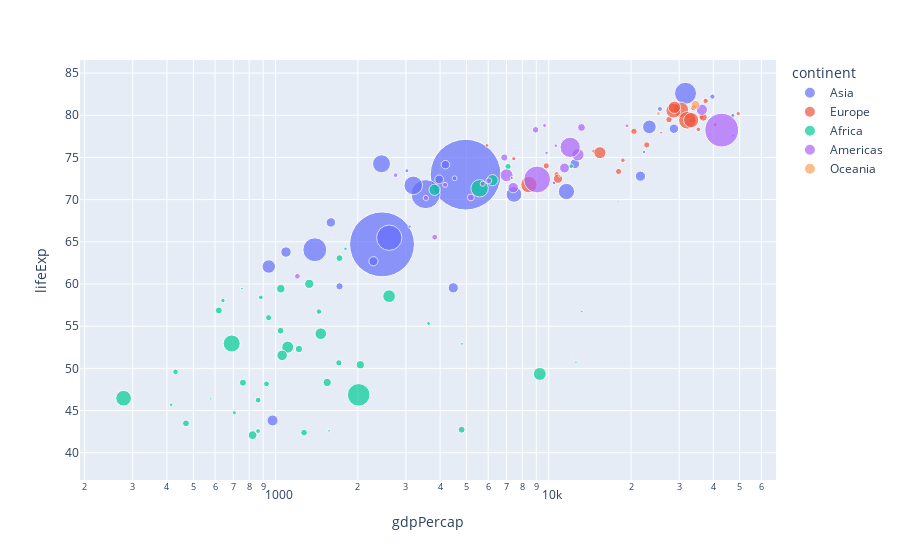

Here is the notebook cell this chart was saved with:
### Code cell
line1 = df.query("year ==2007")   
line2 = df.query("year ==1952")
fig = px.scatter(line1, x="gdpPercap", y="lifeExp", color="continent",size='pop',log_x=True,size_max=50, hover_name="country",)
fig

### Figure 1 — Plotly figure (JSON) as saved in the notebook; plotly's stock layout.template omitted (floating-point values rounded to 4 significant figures)
{"data": [{"hovertemplate": "<b>%{hovertext}</b><br><br>continent=Asia<br>gdpPercap=%{x}<br>lifeExp=%{y}<br>pop=%{marker.size}<extra></extra>", "hovertext": ["Afghanistan", "Bahrain", "Bangladesh", "Cambodia", "China", "Hong Kong, China", "India", "Indonesia", "Iran", "Iraq", "Israel", "Japan", "Jordan", "Korea, Dem. Rep.", "Korea, Rep.", "Kuwait", "Lebanon", "Malaysia", "Mongolia", "Myanmar", "Nepal", "Oman", "Pakistan", "Philippines", "Saudi Arabia", "Singapore", "Sri Lanka", "Syria", "Taiwan", "Thailand", "Vietnam", "West Bank and Gaza", "Yemen, Rep."], "legendgroup": "Asia", "marker": {"color": "#636efa", "size": [31889923, 708573, 150448339, 14131858, 1318683096, 6980412, 1110396331, 223547000, 69453570, 27499638, 6426679, 127467972, 6053193, 23301725, 49044790, 2505559, 3921278, 24821286, 2874127, 47761980, 28901790, 3204897, 169270617, 91077287, 27601038, 4553009, 20378239, 19314747, 23174294, 65068149, 85262356, 4018332, 22211743], "sizemode": "area", "sizeref": 527500.0, "symbol": "circle"}, "mode": "markers", "name": "Asia", "orientation": "v", "showlegend": true, "type": "scatter", "x": [974.6, 29800.0, 1391.0, 1714.0, 4959.0, 39720.0, 2452.0, 3541.0, 11610.0, 4471.0, 25520.0, 31660.0, 4519.0, 1593.0, 23350.0, 47310.0, 10460.0, 12450.0, 3096.0, 944, 1091.0, 22320.0, 2606.0, 3190.0, 21650.0, 47140.0, 3970.0, 4185.0, 28720.0, 7458.0, 2442.0, 3025.0, 2281.0], "xaxis": "x", "y": [43.83, 75.64, 64.06, 59.72, 72.96, 82.21, 64.7, 70.65, 70.96, 59.55, 80.75, 82.6, 72.53, 67.3, 78.62, 77.59, 71.99, 74.24, 66.8, 62.07, 63.78, 75.64, 65.48, 71.69, 72.78, 79.97, 72.4, 74.14, 78.4, 70.62, 74.25, 73.42, 62.7], "yaxis": "y"}, {"hovertemplate": "<b>%{hovertext}</b><br><br>continent=Europe<br>gdpPercap=%{x}<br>lifeExp=%{y}<br>pop=%{marker.size}<extra></extra>", "hovertext": ["Albania", "Austria", "Belgium", "Bosnia and Herzegovina", "Bulgaria", "Croatia", "Czech Republic", "Denmark", "Finland", "France", "Germany", "Greece", "Hungary", "Iceland", "Ireland", "Italy", "Montenegro", "Netherlands", "Norway", "Poland", "Portugal", "Romania", "Serbia", "Slovak Republic", "Slovenia", "Spain", "Sweden", "Switzerland", "Turkey", "United Kingdom"], "legendgroup": "Europe", "marker": {"color": "#EF553B", "size": [3600523, 8199783, 10392226, 4552198, 7322858, 4493312, 10228744, 5468120, 5238460, 61083916, 82400996, 10706290, 9956108, 301931, 4109086, 58147733, 684736, 16570613, 4627926, 38518241, 10642836, 22276056, 10150265, 5447502, 2009245, 40448191, 9031088, 7554661, 71158647, 60776238], "sizemode": "area", "sizeref": 527500.0, "symbol": "circle"}, "mode": "markers", "name": "Europe", "orientation": "v", "showlegend": true, "type": "scatter", "x": [5937.0, 36130.0, 33690.0, 7446.0, 10680.0, 14620.0, 22830.0, 35280.0, 33210.0, 30470.0, 32170.0, 27540.0, 18010.0, 36180.0, 40680.0, 28570.0, 9254.0, 36800.0, 49360.0, 15390.0, 20510.0, 10810.0, 9787.0, 18680.0, 25770.0, 28820.0, 33860.0, 37510.0, 8458.0, 33200.0], "xaxis": "x", "y": [76.42, 79.83, 79.44, 74.85, 73.0, 75.75, 76.49, 78.33, 79.31, 80.66, 79.41, 79.48, 73.34, 81.76, 78.89, 80.55, 74.54, 79.76, 80.2, 75.56, 78.1, 72.48, 74.0, 74.66, 77.93, 80.94, 80.88, 81.7, 71.78, 79.42], "yaxis": "y"}, {"hovertemplate": "<b>%{hovertext}</b><br><br>continent=Africa<br>gdpPercap=%{x}<br>lifeExp=%{y}<br>pop=%{marker.size}<extra></extra>", "hovertext": ["Algeria", "Angola", "Benin", "Botswana", "Burkina Faso", "Burundi", "Cameroon", "Central African Republic", "Chad", "Comoros", "Congo, Dem. Rep.", "Congo, Rep.", "Cote d'Ivoire", "Djibouti", "Egypt", "Equatorial Guinea", "Eritrea", "Ethiopia", "Gabon", "Gambia", "Ghana", "Guinea", "Guinea-Bissau", "Kenya", "Lesotho", "Liberia", "Libya", "Madagascar", "Malawi", "Mali", "Mauritania", "Mauritius", "Morocco", "Mozambique", "Namibia", "Niger", "Nigeria", "Reunion", "Rwanda", "Sao Tome and Principe", "Senegal", "Sierra Leone", "Somalia", "South Africa", "Sudan", "Swaziland", "Tanzania", "Togo", "Tunisia", "Uganda", "Zambia", "Zimbabwe"], "legendgroup": "Africa", "marker": {"color": "#00cc96", "size": [33333216, 12420476, 8078314, 1639131, 14326203, 8390505, 17696293, 4369038, 10238807, 710960, 64606759, 3800610, 18013409, 496374, 80264543, 551201, 4906585, 76511887, 1454867, 1688359, 22873338, 9947814, 1472041, 35610177, 2012649, 3193942, 6036914, 19167654, 13327079, 12031795, 3270065, 1250882, 33757175, 19951656, 2055080, 12894865, 135031164, 798094, 8860588, 199579, 12267493, 6144562, 9118773, 43997828, 42292929, 1133066, 38139640, 5701579, 10276158, 29170398, 11746035, 12311143], "sizemode": "area", "sizeref": 527500.0, "symbol": "circle"}, "mode": "markers", "name": "Africa", "orientation": "v", "showlegend": true, "type": "scatter", "x": [6223.0, 4797.0, 1441.0, 12570.0, 1217.0, 430.1, 2042.0, 706.0, 1704.0, 986.1, 277.6, 3633.0, 1545.0, 2082.0, 5581.0, 12150.0, 641.4, 690.8, 13210.0, 752.7, 1328.0, 942.7, 579.2, 1463.0, 1569.0, 414.5, 12060.0, 1045.0, 759.3, 1043.0, 1803.0, 10960.0, 3820.0, 823.7, 4811.0, 619.7, 2014.0, 7670.0, 863.1, 1598.0, 1712.0, 862.5, 926.1, 9270.0, 2602.0, 4513.0, 1107.0, 883.0, 7093.0, 1056.0, 1271.0, 469.7], "xaxis": "x", "y": [72.3, 42.73, 56.73, 50.73, 52.3, 49.58, 50.43, 44.74, 50.65, 65.15, 46.46, 55.32, 48.33, 54.79, 71.34, 51.58, 58.04, 52.95, 56.73, 59.45, 60.02, 56.01, 46.39, 54.11, 42.59, 45.68, 73.95, 59.44, 48.3, 54.47, 64.16, 72.8, 71.16, 42.08, 52.91, 56.87, 46.86, 76.44, 46.24, 65.53, 63.06, 42.57, 48.16, 49.34, 58.56, 39.61, 52.52, 58.42, 73.92, 51.54, 42.38, 43.49], "yaxis": "y"}, {"hovertemplate": "<b>%{hovertext}</b><br><br>continent=Americas<br>gdpPercap=%{x}<br>lifeExp=%{y}<br>pop=%{marker.size}<extra></extra>", "hovertext": ["Argentina", "Bolivia", "Brazil", "Canada", "Chile", "Colombia", "Costa Rica", "Cuba", "Dominican Republic", "Ecuador", "El Salvador", "Guatemala", "Haiti", "Honduras", "Jamaica", "Mexico", "Nicaragua", "Panama", "Paraguay", "Peru", "Puerto Rico", "Trinidad and Tobago", "United States", "Uruguay", "Venezuela"], "legendgroup": "Americas", "marker": {"color": "#ab63fa", "size": [40301927, 9119152, 190010647, 33390141, 16284741, 44227550, 4133884, 11416987, 9319622, 13755680, 6939688, 12572928, 8502814, 7483763, 2780132, 108700891, 5675356, 3242173, 6667147, 28674757, 3942491, 1056608, 301139947, 3447496, 26084662], "sizemode": "area", "sizeref": 527500.0, "symbol": "circle"}, "mode": "markers", "name": "Americas", "orientation": "v", "showlegend": true, "type": "scatter", "x": [12780.0, 3822.0, 9066.0, 36320.0, 13170.0, 7007.0, 9645.0, 8948.0, 6025.0, 6873.0, 5728.0, 5186.0, 1202.0, 3548.0, 7321.0, 11980.0, 2749.0, 9809.0, 4173.0, 7409.0, 19330.0, 18010.0, 42950.0, 10610.0, 11420.0], "xaxis": "x", "y": [75.32, 65.55, 72.39, 80.65, 78.55, 72.89, 78.78, 78.27, 72.23, 74.99, 71.88, 70.26, 60.92, 70.2, 72.57, 76.19, 72.9, 75.54, 71.75, 71.42, 78.75, 69.82, 78.24, 76.38, 73.75], "yaxis": "y"}, {"hovertemplate": "<b>%{hovertext}</b><br><br>continent=Oceania<br>gdpPercap=%{x}<br>lifeExp=%{y}<br>pop=%{marker.size}<extra></extra>", "hovertext": ["Australia", "New Zealand"], "legendgroup": "Oceania", "marker": {"color": "#FFA15A", "size": [20434176, 4115771], "sizemode": "area", "sizeref": 527500.0, "symbol": "circle"}, "mode": "markers", "name": "Oceania", "orientation": "v", "showlegend": true, "type": "scatter", "x": [34440.0, 25190.0], "xaxis": "x", "y": [81.23, 80.2], "yaxis": "y"}], "layout": {"legend": {"itemsizing": "constant", "title": {"text": "continent"}, "tracegroupgap": 0}, "margin": {"t": 60}, "xaxis": {"anchor": "y", "domain": [0, 1], "title": {"text": "gdpPercap"}, "type": "log"}, "yaxis": {"anchor": "x", "domain": [0, 1], "title": {"text": "lifeExp"}}}}
